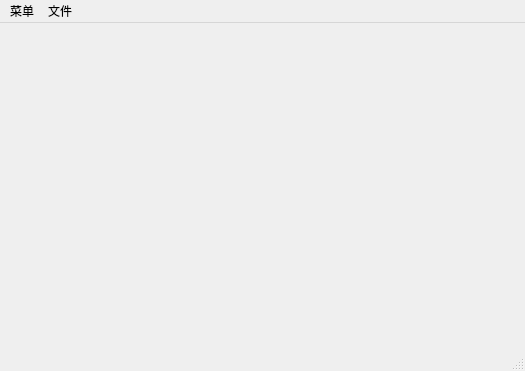
<?xml version="1.0" encoding="UTF-8"?>
<ui version="4.0">
 <class>Menu</class>
 <widget class="QMainWindow" name="Menu">
  <property name="geometry">
   <rect>
    <x>0</x>
    <y>0</y>
    <width>525</width>
    <height>371</height>
   </rect>
  </property>
  <property name="windowTitle">
   <string>学生通讯录管理系统</string>
  </property>
  <widget class="QWidget" name="centralwidget"/>
  <widget class="QMenuBar" name="menubar">
   <property name="geometry">
    <rect>
     <x>0</x>
     <y>0</y>
     <width>525</width>
     <height>26</height>
    </rect>
   </property>
   <widget class="QMenu" name="menu">
    <property name="title">
     <string>菜单</string>
    </property>
    <addaction name="create"/>
    <addaction name="insert"/>
    <addaction name="search"/>
    <addaction name="display"/>
    <addaction name="remove"/>
    <addaction name="youngest"/>
   </widget>
   <widget class="QMenu" name="menu_2">
    <property name="title">
     <string>文件</string>
    </property>
    <addaction name="readFromFile"/>
    <addaction name="writeToFile"/>
   </widget>
   <addaction name="menu"/>
   <addaction name="menu_2"/>
  </widget>
  <widget class="QStatusBar" name="statusbar"/>
  <action name="create">
   <property name="checkable">
    <bool>false</bool>
   </property>
   <property name="text">
    <string>新建</string>
   </property>
  </action>
  <action name="insert">
   <property name="text">
    <string>插入</string>
   </property>
  </action>
  <action name="search">
   <property name="text">
    <string>查找</string>
   </property>
  </action>
  <action name="youngest">
   <property name="text">
    <string>输出年龄最小的学生</string>
   </property>
  </action>
  <action name="readFromFile">
   <property name="text">
    <string>读取</string>
   </property>
  </action>
  <action name="writeToFile">
   <property name="text">
    <string>写出</string>
   </property>
  </action>
  <action name="display">
   <property name="text">
    <string>显示所有信息</string>
   </property>
  </action>
  <action name="remove">
   <property name="text">
    <string>删除</string>
   </property>
  </action>
 </widget>
 <resources/>
 <connections/>
</ui>
